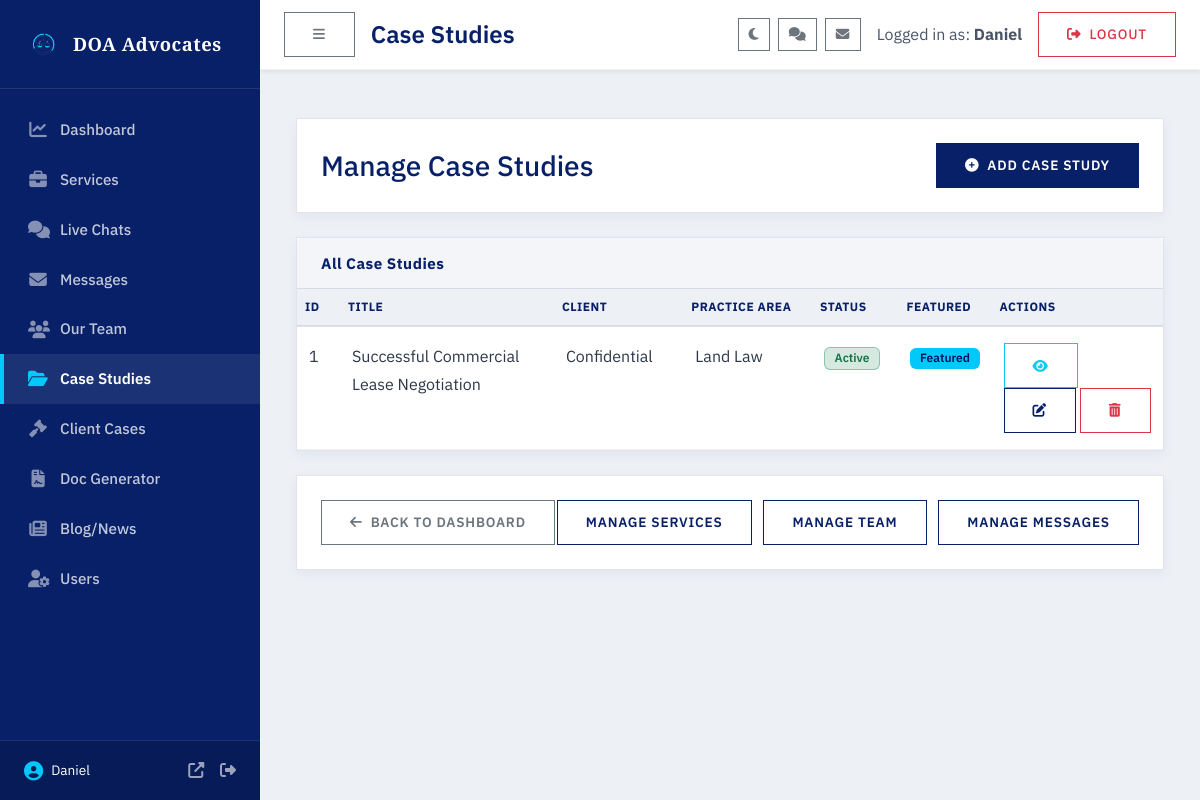
/admin/cases (signed in), run on the app's committed database.
### models.py (models this page shows, shortened)
class User(UserMixin, db.Model):
    id = db.Column(db.Integer, primary_key=True)
    username = db.Column(db.String(64), unique=True, nullable=False)
    email = db.Column(db.String(120), unique=True, nullable=False)
    password_hash = db.Column(db.String(256), nullable=False)
    is_admin = db.Column(db.Boolean, default=False)
    is_active = db.Column(db.Boolean, default=True)
    is_online = db.Column(db.Boolean, default=False)
    last_seen = db.Column(db.DateTime, nullable=True)
    created_at = db.Column(db.DateTime, default=datetime.utcnow)
    assigned_rooms = db.relationship('ChatRoom', backref='assignee', lazy=True)

class CaseStudy(db.Model):
    id = db.Column(db.Integer, primary_key=True)
    title = db.Column(db.String(150), nullable=False)
    slug = db.Column(db.String(200), unique=True, nullable=False)
    client = db.Column(db.String(100))
    summary = db.Column(db.Text, nullable=False)
    challenge = db.Column(db.Text)
    solution = db.Column(db.Text)
    outcome = db.Column(db.Text)
    service_id = db.Column(db.Integer, db.ForeignKey('service.id'), nullable=True)
    service = db.relationship('Service', backref=db.backref('case_studies', lazy=True))
    featured = db.Column(db.Boolean, default=False)
    is_active = db.Column(db.Boolean, default=True)
    created_at = db.Column(db.DateTime, default=datetime.utcnow)
    updated_at = db.Column(db.DateTime, default=datetime.utcnow, onupdate=datetime.utcnow)

class Service(db.Model):
    id = db.Column(db.Integer, primary_key=True)
    title = db.Column(db.String(120), nullable=False)
    slug = db.Column(db.String(150), unique=True, nullable=False)
    description = db.Column(db.Text, nullable=False)
    icon = db.Column(db.String(50))
    display_order = db.Column(db.Integer, default=0)
    is_active = db.Column(db.Boolean, default=True)
    created_at = db.Column(db.DateTime, default=datetime.utcnow)
    updated_at = db.Column(db.DateTime, default=datetime.utcnow, onupdate=datetime.utcnow)

### routes/admin_routes.py (the view)
@admin_bp.route('/cases')
@admin_required
def cases():
    case_studies = CaseStudy.query.order_by(desc(CaseStudy.created_at)).all()
    return render_template('admin/cases.html', title='Manage Case Studies', case_studies=case_studies)

### routes/admin_routes.py (called while the page is built)
def admin_required(f):
    @wraps(f)
    @login_required
    def decorated_function(*args, **kwargs):
        if not current_user.is_admin or not current_user.is_active:
            flash('You need administrator privileges to access this page.', 'danger')
            return redirect(url_for('main.index'))
        return f(*args, **kwargs)
    return decorated_function

### templates/admin/cases.html (shortened to what this page needs)
{% extends "admin/layout.html" %}
{% block admin_title %}Case Studies{% endblock %}
{% block admin_content %}
<div class="container-fluid py-4">
    <div class="row mb-4">
        <div class="col-md-12">
            <div class="card">
                <div class="card-body d-flex justify-content-between align-items-center">
                    <h1 class="h3 mb-0">Manage Case Studies</h1>
                    <a href="{{ url_for('admin.new_case') }}" class="btn btn-primary">
                        <i class="fas fa-plus-circle me-2"></i>Add Case Study
                    </a>
                </div>
            </div>
        </div>
    </div>
    <div class="row">
        <div class="col-md-12">
            <div class="card">
                <div class="card-header">
                    <h2 class="h5 mb-0">All Case Studies</h2>
                </div>
                <div class="card-body p-0">
                    <div class="table-responsive">
                        <table class="table table-hover admin-table mb-0">
                            <thead>
                                <tr>
                                    <th width="5%">ID</th>
                                    <th width="25%">Title</th>
                                    <th width="15%">Client</th>
                                    <th width="15%">Practice Area</th>
                                    <th width="10%">Status</th>
                                    <th width="10%">Featured</th>
                                    <th width="20%">Actions</th>
                                </tr>
                            </thead>
                            <tbody>
                                {% if case_studies %}
                                    {% for case in case_studies %}
                                    <tr>
                                        <td>{{ case.id }}</td>
                                        <td>{{ case.title }}</td>
                                        <td>{{ case.client or 'N/A' }}</td>
                                        <td>{{ case.service.title if case.service else 'None' }}</td>
                                        <td>
                                            {% if case.is_active %}
                                            <span class="badge bg-success">Active</span>
                                            {% else %}
                                            <span class="badge bg-secondary">Inactive</span>
                                            {% endif %}
                                        </td>
                                        <td>
                                            {% if case.featured %}
                                            <span class="badge badge-featured">Featured</span>
                                            {% else %}
                                            <span class="badge bg-secondary">No</span>
                                            {% endif %}
                                        </td>
                                        <td>
                                            <a href="{{ url_for('main.case_study_detail', slug=case.slug) }}" class="btn btn-sm btn-outline-info" target="_blank" title="View">
                                                <i class="fas fa-eye"></i>
                                            </a>
                                            <a href="{{ url_for('admin.edit_case', id=case.id) }}" class="btn btn-sm btn-outline-primary" title="Edit">
                                                <i class="fas fa-edit"></i>
                                            </a>
                                            <button type="button" class="btn btn-sm btn-outline-danger" title="Delete" onclick="confirmDelete('delete-case-{{ case.id }}', 'case study')">
                                                <i class="fas fa-trash-alt"></i>
                                            </button>
                                        </td>
                                    </tr>
                                    {% endfor %}
                                {% else %}
                                <tr>
                                    <td colspan="7" class="text-center">No case studies found. <a href="{{ url_for('admin.new_case') }}">Add a case study</a>.</td>
                                </tr>
                                {% endif %}
                            </tbody>
                        </table>
                    </div>
                </div>
            </div>
        </div>
    </div>
    <div class="row mt-4">
        <div class="col-md-12">
            <div class="card">
                <div class="card-body">
                    <div class="d-flex justify-content-between">
                        <a href="{{ url_for('admin.dashboard') }}" class="btn btn-outline-secondary">
                            <i class="fas fa-arrow-left me-2"></i>Back to Dashboard
                        </a>
                        <div>
                            <a href="{{ url_for('admin.services') }}" class="btn btn-outline-primary me-2">Manage Services</a>
                            <a href="{{ url_for('admin.team') }}" class="btn btn-outline-primary me-2">Manage Team</a>
                            <a href="{{ url_for('admin.messages') }}" class="btn btn-outline-primary">Manage Messages</a>
                        </div>
                    </div>
                </div>
            </div>
        </div>
    </div>
</div>
{% endblock %}

### templates/admin/layout.html (shortened to what this page needs)
{% extends "layout.html" %}
{% block content %}
<div class="admin-dashboard-container">
    <aside class="admin-sidebar" id="adminSidebar">
        <div class="admin-sidebar-header">
            <a href="{{ url_for('admin.dashboard') }}" class="d-flex align-items-center text-decoration-none">
                <img src="{{ url_for('static', filename='images/logo/dan_ochieng_advocates_logo.png') }}" alt="Dan Ochieng & Company Advocates Logo" class="sidebar-logo me-2">
                <span class="sidebar-brand-name">DOA Advocates</span>
            </a>
        </div>
        <nav class="admin-sidebar-nav">
            <a href="{{ url_for('admin.dashboard') }}" class="nav-item {% if request.endpoint == 'admin.dashboard' %}active{% endif %}" title="Dashboard">
                <i class="fas fa-chart-line"></i> <span>Dashboard</span>
            </a>
            <a href="{{ url_for('admin.services') }}" class="nav-item {% if request.endpoint in ['admin.services', 'admin.new_service', 'admin.edit_service'] %}active{% endif %}" title="Services">
                <i class="fas fa-briefcase"></i> <span>Services</span>
            </a>
            <a href="{{ url_for('chat.admin_chats') }}" class="nav-item {% if request.endpoint == 'chat.admin_chats' %}active{% endif %}" title="Live Chats">
                <i class="fas fa-comments"></i> <span>Live Chats</span>
            </a>
            <a href="{{ url_for('admin.messages') }}" class="nav-item {% if request.endpoint in ['admin.messages', 'admin.reply_message'] %}active{% endif %}" title="Messages">
                <i class="fas fa-envelope"></i> <span>Messages</span>
            </a>
            <a href="{{ url_for('admin.team') }}" class="nav-item {% if request.endpoint in ['admin.team', 'admin.new_team_member', 'admin.edit_team_member'] %}active{% endif %}" title="Our Team">
                <i class="fas fa-users"></i> <span>Our Team</span>
            </a>
            <a href="{{ url_for('admin.cases') }}" class="nav-item {% if request.endpoint in ['admin.cases', 'admin.new_case', 'admin.edit_case'] %}active{% endif %}" title="Case Studies">
                <i class="fas fa-folder-open"></i> <span>Case Studies</span>
            </a>
            <a href="{{ url_for('admin.client_cases') }}" class="nav-item " title="Client Cases">
                <i class="fas fa-gavel"></i> <span>Client Cases</span>
            </a>
            <a href="{{ url_for('admin.generate_document') }}" class="nav-item {% if request.endpoint == 'admin.generate_document' %}active{% endif %}" title="Doc Generator">
                <i class="fas fa-file-contract"></i> <span>Doc Generator</span>
            </a>
            <a href="{{ url_for('admin.blog_posts') }}" class="nav-item {% if request.endpoint in ['admin.blog_posts', 'admin.new_blog_post', 'admin.edit_blog_post'] %}active{% endif %}" title="Blog/News">
                <i class="fas fa-newspaper"></i> <span>Blog/News</span>
            </a>
            <a href="{{ url_for('admin.users') }}" class="nav-item {% if request.endpoint in ['admin.users', 'admin.edit_user'] %}active{% endif %}" title="Users">
                <i class="fas fa-user-cog"></i> <span>Users</span>
            </a>
        </nav>
        <div class="admin-sidebar-footer">
            <div class="user-info">
                <i class="fas fa-user-circle"></i>
                <span class="username-text">{{ current_user.username }}</span>
            </div>
            <div class="footer-actions">
                <a href="{{ url_for('main.index') }}" target="_blank" title="View Website"><i class="fas fa-external-link-alt"></i></a>
                <a href="{{ url_for('auth.logout') }}" title="Sign Out"><i class="fas fa-sign-out-alt"></i></a>
            </div>
        </div>
    </aside>
    <div class="admin-content-wrapper">
        <header class="admin-topbar shadow-sm">
            <button class="btn btn-sm btn-outline-secondary me-3 d-none d-lg-inline-block" id="desktopSidebarToggleBtn" aria-label="Collapse Sidebar" style="border-radius: 0;">
                <i class="fas fa-bars"></i>
            </button>
            <div class="topbar-title h4 mb-0 d-none d-md-block">
                {% block admin_title %}Admin Control Panel{% endblock %}
            </div>
            <div class="topbar-actions ms-auto d-flex align-items-center">
                <button id="themeToggleBtn" class="btn btn-sm btn-outline-secondary me-2" aria-label="Toggle Theme" style="border-radius: 0; padding: 0.35rem 0.6rem;">
                    <i class="fas fa-moon" id="themeToggleIcon"></i>
                </button>
                <a href="{{ url_for('chat.admin_chats') }}" class="btn btn-sm btn-outline-secondary me-2 position-relative" title="Unread Chats" style="border-radius: 0; padding: 0.35rem 0.6rem;">
                    <i class="fas fa-comments"></i>
                </a>
                <a href="{{ url_for('admin.messages') }}" class="btn btn-sm btn-outline-secondary me-3 position-relative" title="Unread Messages" style="border-radius: 0; padding: 0.35rem 0.6rem;">
                    <i class="fas fa-envelope"></i>
                </a>
                <span class="text-muted me-3 d-none d-sm-inline">Logged in as: <strong>{{ current_user.username }}</strong></span>
                <a href="{{ url_for('auth.logout') }}" class="btn btn-sm btn-outline-danger btn-logout-topbar">
                    <i class="fas fa-sign-out-alt me-1"></i> Logout
                </a>
            </div>
        </header>
        <div class="admin-page-content p-4">
            {% block admin_content %}{% endblock %}
        </div>
    </div>
</div>
{% endblock %}

### data on the page
User: username "Daniel"
CaseStudy: id "1", title "Successful Commercial Lease Negotiation", client "Confidential", service "Land Law", is_active "Active", featured "Featured"
